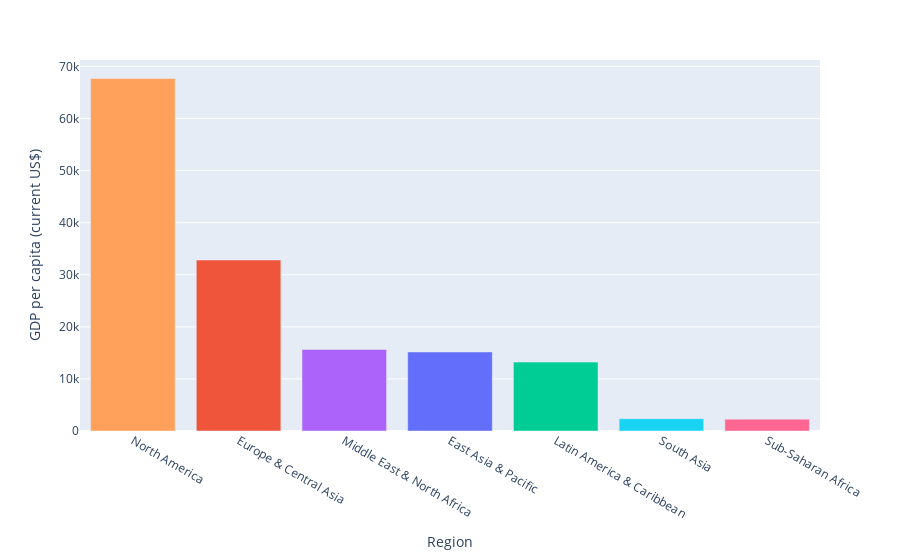

Notebook source saved alongside this figure:
### Markdown cell above
## Home work question 4

1. remove the color legend.
2. Order the above bar chart based on the values of the average GDP per capita.

### Code cell
# 1)
fig.update_layout(showlegend=False)
# 2)
fig.update_layout(xaxis={'categoryorder':'total descending'})

### Figure 1 — Plotly figure (JSON) as saved in the notebook; plotly's stock layout.template omitted (floating-point values rounded to 4 significant figures)
{"data": [{"alignmentgroup": "True", "hovertemplate": "Region=%{x}<br>GDP per capita (current US$)=%{y}<extra></extra>", "legendgroup": "East Asia & Pacific", "marker": {"color": "#636efa", "pattern": {"shape": ""}}, "name": "East Asia & Pacific", "offsetgroup": "East Asia & Pacific", "orientation": "v", "showlegend": true, "textposition": "auto", "type": "bar", "x": ["East Asia & Pacific"], "xaxis": "x", "y": [15180.0], "yaxis": "y"}, {"alignmentgroup": "True", "hovertemplate": "Region=%{x}<br>GDP per capita (current US$)=%{y}<extra></extra>", "legendgroup": "Europe & Central Asia", "marker": {"color": "#EF553B", "pattern": {"shape": ""}}, "name": "Europe & Central Asia", "offsetgroup": "Europe & Central Asia", "orientation": "v", "showlegend": true, "textposition": "auto", "type": "bar", "x": ["Europe & Central Asia"], "xaxis": "x", "y": [32830.0], "yaxis": "y"}, {"alignmentgroup": "True", "hovertemplate": "Region=%{x}<br>GDP per capita (current US$)=%{y}<extra></extra>", "legendgroup": "Latin America & Caribbean ", "marker": {"color": "#00cc96", "pattern": {"shape": ""}}, "name": "Latin America & Caribbean ", "offsetgroup": "Latin America & Caribbean ", "orientation": "v", "showlegend": true, "textposition": "auto", "type": "bar", "x": ["Latin America & Caribbean "], "xaxis": "x", "y": [13230.0], "yaxis": "y"}, {"alignmentgroup": "True", "hovertemplate": "Region=%{x}<br>GDP per capita (current US$)=%{y}<extra></extra>", "legendgroup": "Middle East & North Africa", "marker": {"color": "#ab63fa", "pattern": {"shape": ""}}, "name": "Middle East & North Africa", "offsetgroup": "Middle East & North Africa", "orientation": "v", "showlegend": true, "textposition": "auto", "type": "bar", "x": ["Middle East & North Africa"], "xaxis": "x", "y": [15650.0], "yaxis": "y"}, {"alignmentgroup": "True", "hovertemplate": "Region=%{x}<br>GDP per capita (current US$)=%{y}<extra></extra>", "legendgroup": "North America", "marker": {"color": "#FFA15A", "pattern": {"shape": ""}}, "name": "North America", "offsetgroup": "North America", "orientation": "v", "showlegend": true, "textposition": "auto", "type": "bar", "x": ["North America"], "xaxis": "x", "y": [67680.0], "yaxis": "y"}, {"alignmentgroup": "True", "hovertemplate": "Region=%{x}<br>GDP per capita (current US$)=%{y}<extra></extra>", "legendgroup": "South Asia", "marker": {"color": "#19d3f3", "pattern": {"shape": ""}}, "name": "South Asia", "offsetgroup": "South Asia", "orientation": "v", "showlegend": true, "textposition": "auto", "type": "bar", "x": ["South Asia"], "xaxis": "x", "y": [2357.0], "yaxis": "y"}, {"alignmentgroup": "True", "hovertemplate": "Region=%{x}<br>GDP per capita (current US$)=%{y}<extra></extra>", "legendgroup": "Sub-Saharan Africa ", "marker": {"color": "#FF6692", "pattern": {"shape": ""}}, "name": "Sub-Saharan Africa ", "offsetgroup": "Sub-Saharan Africa ", "orientation": "v", "showlegend": true, "textposition": "auto", "type": "bar", "x": ["Sub-Saharan Africa "], "xaxis": "x", "y": [2271.0], "yaxis": "y"}], "layout": {"autosize": true, "barmode": "relative", "legend": {"title": {"text": "Region"}, "tracegroupgap": 0}, "margin": {"t": 60}, "showlegend": false, "xaxis": {"anchor": "y", "autorange": true, "categoryarray": ["East Asia & Pacific", "Europe & Central Asia", "Latin America & Caribbean ", "Middle East & North Africa", "North America", "South Asia", "Sub-Saharan Africa "], "categoryorder": "total descending", "domain": [0, 1], "range": [-0.5, 6.5], "title": {"text": "Region"}, "type": "category"}, "yaxis": {"anchor": "x", "autorange": true, "domain": [0, 1], "range": [0, 71240.0], "title": {"text": "GDP per capita (current US$)"}, "type": "linear"}}}
